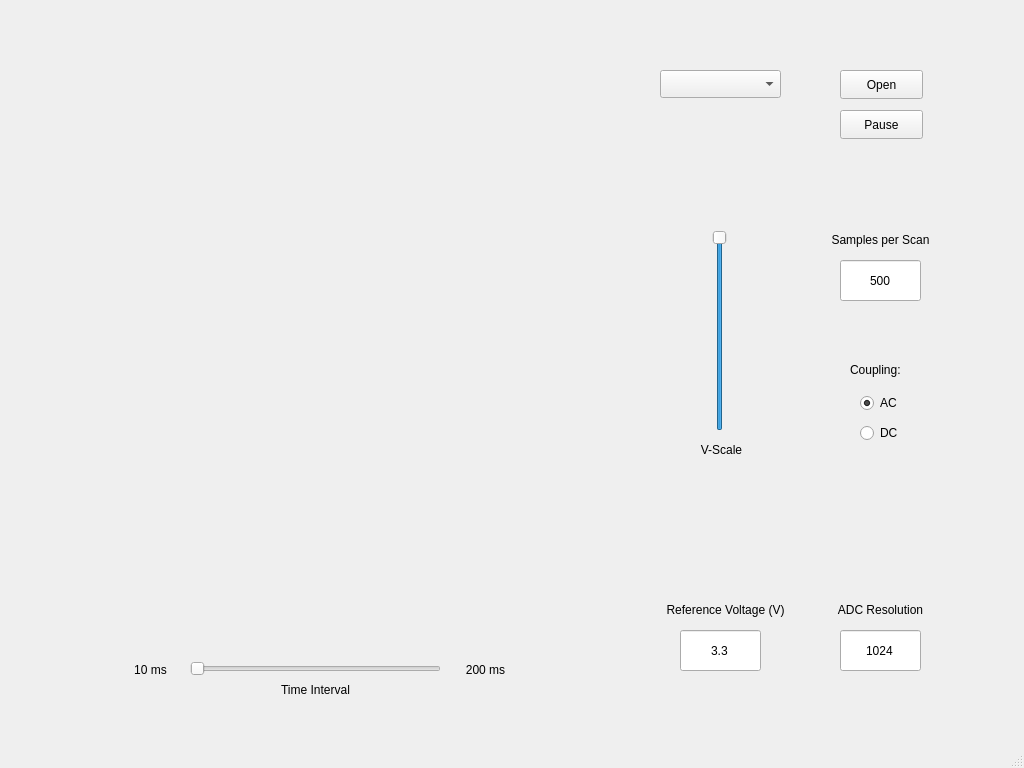
<?xml version="1.0" encoding="UTF-8"?>
<ui version="4.0">
 <class>MainWindow</class>
 <widget class="QMainWindow" name="MainWindow">
  <property name="geometry">
   <rect>
    <x>0</x>
    <y>0</y>
    <width>1024</width>
    <height>768</height>
   </rect>
  </property>
  <property name="windowTitle">
   <string>MainWindow</string>
  </property>
  <property name="styleSheet">
   <string notr="true"/>
  </property>
  <widget class="QWidget" name="centralwidget">
   <widget class="QCustomPlot" name="plot" native="true">
    <property name="geometry">
     <rect>
      <x>20</x>
      <y>30</y>
      <width>600</width>
      <height>600</height>
     </rect>
    </property>
   </widget>
   <widget class="QPushButton" name="open_port_btn">
    <property name="geometry">
     <rect>
      <x>840</x>
      <y>70</y>
      <width>83</width>
      <height>29</height>
     </rect>
    </property>
    <property name="styleSheet">
     <string notr="true"/>
    </property>
    <property name="text">
     <string>Open</string>
    </property>
   </widget>
   <widget class="QComboBox" name="available_ports">
    <property name="geometry">
     <rect>
      <x>660</x>
      <y>70</y>
      <width>121</width>
      <height>28</height>
     </rect>
    </property>
    <property name="styleSheet">
     <string notr="true"/>
    </property>
   </widget>
   <widget class="QRadioButton" name="AC_rbutton">
    <property name="geometry">
     <rect>
      <x>860</x>
      <y>390</y>
      <width>112</width>
      <height>26</height>
     </rect>
    </property>
    <property name="styleSheet">
     <string notr="true"/>
    </property>
    <property name="text">
     <string>AC</string>
    </property>
    <property name="checked">
     <bool>true</bool>
    </property>
   </widget>
   <widget class="QRadioButton" name="DC_rbutton">
    <property name="geometry">
     <rect>
      <x>860</x>
      <y>420</y>
      <width>112</width>
      <height>26</height>
     </rect>
    </property>
    <property name="styleSheet">
     <string notr="true"/>
    </property>
    <property name="text">
     <string>DC</string>
    </property>
   </widget>
   <widget class="QSlider" name="verticalSlider">
    <property name="geometry">
     <rect>
      <x>710</x>
      <y>230</y>
      <width>20</width>
      <height>201</height>
     </rect>
    </property>
    <property name="minimum">
     <number>1</number>
    </property>
    <property name="maximum">
     <number>100</number>
    </property>
    <property name="value">
     <number>100</number>
    </property>
    <property name="orientation">
     <enum>Qt::Vertical</enum>
    </property>
   </widget>
   <widget class="QSlider" name="horizontalSlider">
    <property name="geometry">
     <rect>
      <x>190</x>
      <y>660</y>
      <width>251</width>
      <height>18</height>
     </rect>
    </property>
    <property name="minimum">
     <number>1</number>
    </property>
    <property name="maximum">
     <number>100</number>
    </property>
    <property name="orientation">
     <enum>Qt::Horizontal</enum>
    </property>
   </widget>
   <widget class="QLabel" name="label">
    <property name="geometry">
     <rect>
      <x>850</x>
      <y>360</y>
      <width>151</width>
      <height>20</height>
     </rect>
    </property>
    <property name="styleSheet">
     <string notr="true"/>
    </property>
    <property name="text">
     <string>Coupling:</string>
    </property>
   </widget>
   <widget class="QLineEdit" name="lineEdit">
    <property name="geometry">
     <rect>
      <x>840</x>
      <y>260</y>
      <width>81</width>
      <height>41</height>
     </rect>
    </property>
    <property name="styleSheet">
     <string notr="true"/>
    </property>
    <property name="text">
     <string>500</string>
    </property>
    <property name="alignment">
     <set>Qt::AlignCenter</set>
    </property>
   </widget>
   <widget class="QLabel" name="label_2">
    <property name="geometry">
     <rect>
      <x>820</x>
      <y>230</y>
      <width>121</width>
      <height>20</height>
     </rect>
    </property>
    <property name="styleSheet">
     <string notr="true"/>
    </property>
    <property name="text">
     <string>Samples per Scan</string>
    </property>
    <property name="alignment">
     <set>Qt::AlignCenter</set>
    </property>
   </widget>
   <widget class="QPushButton" name="pushButton">
    <property name="geometry">
     <rect>
      <x>840</x>
      <y>110</y>
      <width>83</width>
      <height>29</height>
     </rect>
    </property>
    <property name="styleSheet">
     <string notr="true"/>
    </property>
    <property name="text">
     <string>Pause</string>
    </property>
   </widget>
   <widget class="QLabel" name="label_3">
    <property name="geometry">
     <rect>
      <x>650</x>
      <y>600</y>
      <width>151</width>
      <height>20</height>
     </rect>
    </property>
    <property name="styleSheet">
     <string notr="true"/>
    </property>
    <property name="text">
     <string>Reference Voltage (V)</string>
    </property>
    <property name="alignment">
     <set>Qt::AlignCenter</set>
    </property>
   </widget>
   <widget class="QLineEdit" name="lineEdit_2">
    <property name="geometry">
     <rect>
      <x>680</x>
      <y>630</y>
      <width>81</width>
      <height>41</height>
     </rect>
    </property>
    <property name="styleSheet">
     <string notr="true"/>
    </property>
    <property name="text">
     <string>3.3</string>
    </property>
    <property name="alignment">
     <set>Qt::AlignCenter</set>
    </property>
   </widget>
   <widget class="QLabel" name="label_4">
    <property name="geometry">
     <rect>
      <x>270</x>
      <y>680</y>
      <width>91</width>
      <height>20</height>
     </rect>
    </property>
    <property name="styleSheet">
     <string notr="true"/>
    </property>
    <property name="text">
     <string>Time Interval</string>
    </property>
    <property name="alignment">
     <set>Qt::AlignCenter</set>
    </property>
   </widget>
   <widget class="QLabel" name="label_5">
    <property name="geometry">
     <rect>
      <x>130</x>
      <y>660</y>
      <width>41</width>
      <height>20</height>
     </rect>
    </property>
    <property name="styleSheet">
     <string notr="true"/>
    </property>
    <property name="text">
     <string>10 ms</string>
    </property>
    <property name="alignment">
     <set>Qt::AlignCenter</set>
    </property>
   </widget>
   <widget class="QLabel" name="label_6">
    <property name="geometry">
     <rect>
      <x>460</x>
      <y>660</y>
      <width>51</width>
      <height>20</height>
     </rect>
    </property>
    <property name="styleSheet">
     <string notr="true"/>
    </property>
    <property name="text">
     <string>200 ms</string>
    </property>
    <property name="alignment">
     <set>Qt::AlignCenter</set>
    </property>
   </widget>
   <widget class="QLabel" name="label_7">
    <property name="geometry">
     <rect>
      <x>690</x>
      <y>440</y>
      <width>63</width>
      <height>20</height>
     </rect>
    </property>
    <property name="styleSheet">
     <string notr="true"/>
    </property>
    <property name="text">
     <string>V-Scale</string>
    </property>
    <property name="alignment">
     <set>Qt::AlignCenter</set>
    </property>
   </widget>
   <widget class="QLineEdit" name="resolution_slot">
    <property name="geometry">
     <rect>
      <x>840</x>
      <y>630</y>
      <width>81</width>
      <height>41</height>
     </rect>
    </property>
    <property name="styleSheet">
     <string notr="true"/>
    </property>
    <property name="text">
     <string>1024</string>
    </property>
    <property name="alignment">
     <set>Qt::AlignCenter</set>
    </property>
   </widget>
   <widget class="QLabel" name="label_8">
    <property name="geometry">
     <rect>
      <x>810</x>
      <y>600</y>
      <width>141</width>
      <height>20</height>
     </rect>
    </property>
    <property name="styleSheet">
     <string notr="true"/>
    </property>
    <property name="text">
     <string>ADC Resolution</string>
    </property>
    <property name="alignment">
     <set>Qt::AlignCenter</set>
    </property>
   </widget>
  </widget>
  <widget class="QMenuBar" name="menubar">
   <property name="geometry">
    <rect>
     <x>0</x>
     <y>0</y>
     <width>1024</width>
     <height>25</height>
    </rect>
   </property>
  </widget>
  <widget class="QStatusBar" name="statusbar"/>
 </widget>
 <customwidgets>
  <customwidget>
   <class>QCustomPlot</class>
   <extends>QWidget</extends>
   <header location="global">qcustomplot.h</header>
   <container>1</container>
  </customwidget>
 </customwidgets>
 <resources/>
 <connections/>
</ui>
